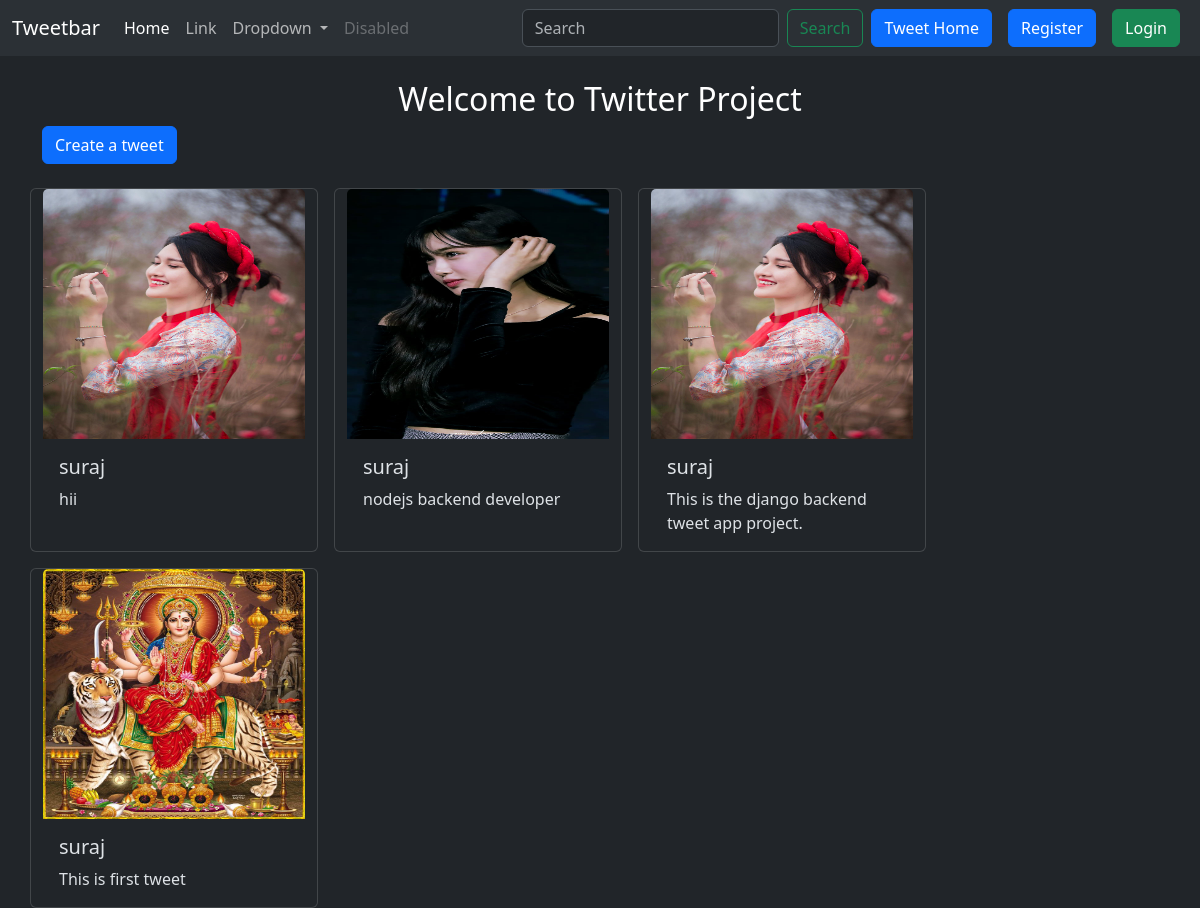
The app's page /, older data.
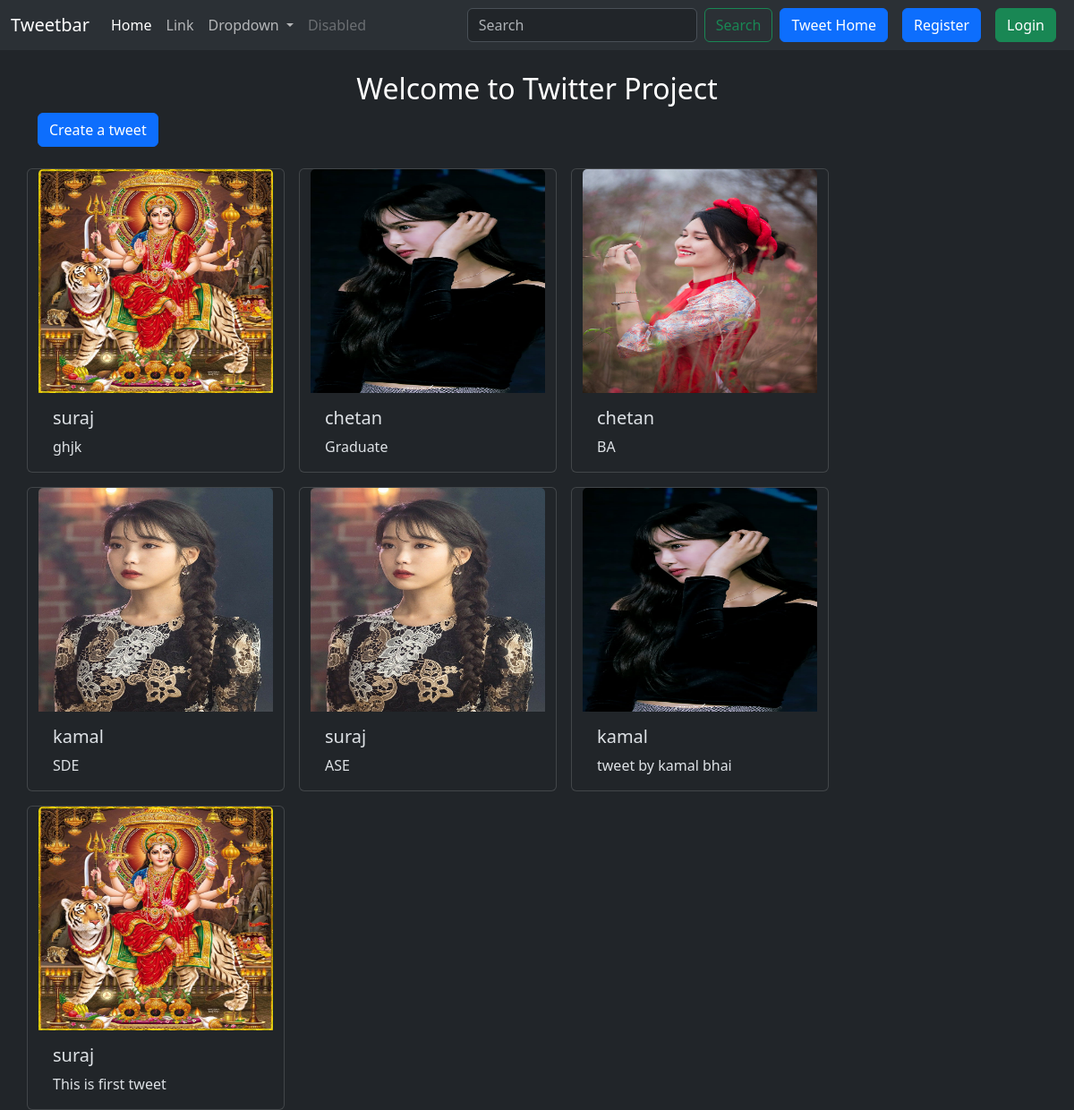
The same page, newer data.
### tweet/models.py (models this page shows)
class Tweet(models.Model):
    user= models.ForeignKey(User, on_delete=models.CASCADE)
    text= models.TextField(max_length=240)
    photo= models.ImageField(upload_to='photos/', blank=True, null=True)
    created_at= models.DateTimeField(auto_now_add=True)
    updated_at= models.DateTimeField(auto_now=True)

### tweet/views.py (the view)
# urls.py: path('', views.tweet_list, name='tweet_list'),
def tweet_list(request):
    tweets= Tweet.objects.all().order_by('-created_at')
    return render(request, 'tweet_list.html', {'tweets': tweets})

### tweet/templates/tweet_list.html (shortened to what this page needs)
{% extends "layout.html" %}
{% block content %}
<h2 class= 'text-white text-center mt-4'>Welcome to Twitter Project</h2>
<a class='btn btn-primary mb-4' href="{% url 'tweet_create' %}">Create a tweet</a>
<div class="conatiner row gap-3">
    {% for tweet in tweets %}
    <div class="card" style="width: 18rem;">
        <img src="{{tweet.photo.url}}" class="card-img-top" alt="..." width="400" height="250">
        <div class="card-body">
          <h5 class="card-title">{{tweet.user.username}}</h5>
          <p class="card-text">{{tweet.text}}</p>
        </div>
      </div>
    {% endfor %}
</div>
{% endblock %}

### templates/layout.html (shortened to what this page needs)
{% load static %}
<!DOCTYPE html>
<html lang="en" data-bs-theme="dark">
    <link href="https://cdn.jsdelivr.net/npm/bootstrap@5.3.3/dist/css/bootstrap.min.css" rel="stylesheet">
</head>
<body>
    <nav class="navbar navbar-expand-lg bg-body-tertiary">
        <div class="container-fluid">
          <a class="navbar-brand" href="#">Tweetbar</a>
          <div class="collapse navbar-collapse" id="navbarSupportedContent">
            <ul class="navbar-nav me-auto mb-2 mb-lg-0">
              <li class="nav-item">
                <a class="nav-link active" aria-current="page" href="#">Home</a>
              </li>
              <li class="nav-item">
                <a class="nav-link" href="#">Link</a>
              </li>
              <li class="nav-item dropdown">
                <a class="nav-link dropdown-toggle" href="#" role="button" data-bs-toggle="dropdown" aria-expanded="false">
                  Dropdown
                </a>
              </li>
              <li class="nav-item">
                <a class="nav-link disabled" aria-disabled="true">Disabled</a>
              </li>
            </ul>
            <form class="d-flex" role="search">
              <input class="form-control me-2" type="search" placeholder="Search" aria-label="Search">
              <button class="btn btn-outline-success" type="submit">Search</button>
            </form>
            <a href="{% url 'tweet_list' %}" class="btn btn-primary mx-2">Tweet Home</a>
            {% if user.is_authenticated %}
            <form method= "POST" action="{% url 'logout' %}">
              {% csrf_token %}
              <button class="btn btn-danger" type="submit">Logout</button>
            </form>
            {% else %}
            <a href="{% url 'register' %}" class="btn btn-primary mx-2">Register</a>
            <a href="{% url 'login' %}" class="btn btn-success mx-2">Login</a>
            {% endif %}
          </div>
        </div>
      </nav>
    <div class="container">
        {% block content %}
        {% endblock %}
    </div>
</body>
</html>

Row changes from the older to the newer data that the page shows:
removed Tweet: photo (picture), user.username "suraj", text "hii"
removed Tweet: photo (picture), user.username "suraj", text "nodejs backend developer"
removed Tweet: photo (picture), user.username "suraj", text "This is the django backend tweet app project."
added Tweet: photo (picture), user.username "suraj", text "ghjk"
added Tweet: photo (picture), user.username "chetan", text "Graduate"
added Tweet: photo (picture), user.username "chetan", text "BA"
added Tweet: photo (picture), user.username "kamal", text "SDE"
added Tweet: photo (picture), user.username "suraj", text "ASE"
added Tweet: photo (picture), user.username "kamal", text "tweet by kamal bhai"
